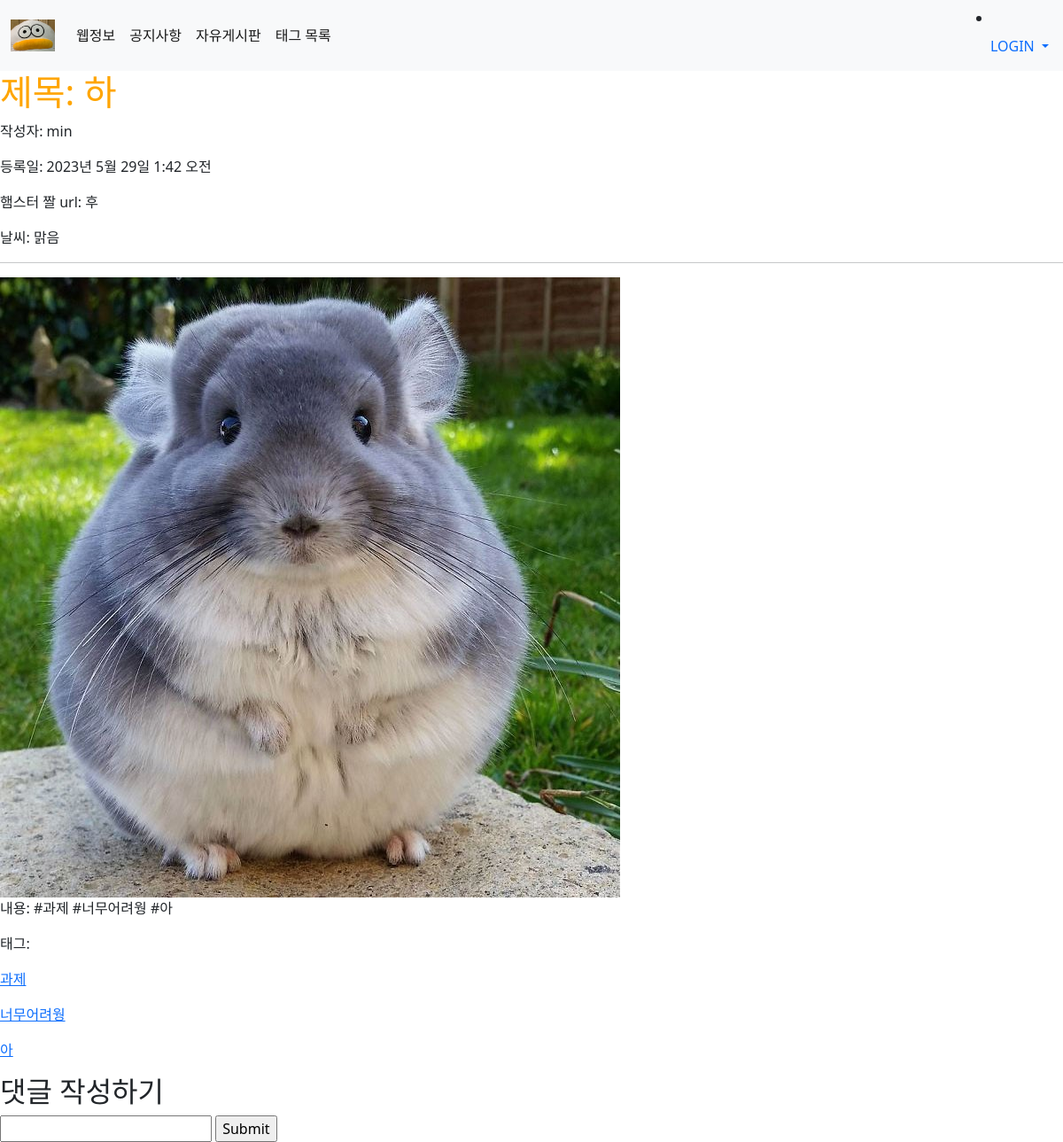
The page /1 on the database its author committed.
### main/models.py (models this page shows, shortened)
class Post(models.Model):
    title = models.CharField(max_length = 200)
    writer = models.ForeignKey(User, on_delete = models.CASCADE)
    pub_date = models.DateTimeField()
    hamster = models.CharField(null=True, max_length = 500)
    weather = models.CharField(null=True, max_length = 50)
    image = models.ImageField(upload_to = 'post/', blank=True, null=True)
    body = models.TextField()
    tags = models.ManyToManyField(Tag, related_name = 'posts', blank = True)

class Tag(models.Model):
    name = models.CharField(max_length = 20, null = False, blank = False)

### main/views.py (the view, shortened to what this page needs)
# urls.py: path('<int:id>', detail, name="detail"),
def detail(request,id):
    post = get_object_or_404(Post, pk=id)
    if request.method == 'GET':
        comments = Comment.objects.filter(post=post)
        return render(request, 'main/detail.html', {
            'post':post,
            'comments':comments,
        })

### main/templates/main/detail.html (shortened to what this page needs)
{% extends 'base.html' %}
{% load static %}
{% block content %}
    <h1>제목: {{post.title}}</h1>
    <p>작성자: {{post.writer}}</p>
    <p>등록일: {{post.pub_date}}</p>
    <p>햄스터 짤 url: {{post.hamster}}</p>
    <p>날씨: {{post.weather}}</p>
    <hr>
    {% if post.image %}
        <img src="{{post.image.url}}" alt="사진">
    {% endif %}
    <p>내용: {{post.body}}</p>
    <p>태그:
        {% for tag in post.tags.all %}
            <p><a href="{% url 'main:tag_posts' tag.pk %}">{{tag.name}}</a></p>
        {% endfor %}
    </p>
    <div class="comment_container">
        <div class="comment_form">
            <h2>댓글 작성하기</h2>
            <form method="POST" action="{% url 'main:detail' post.id %}">
                <input type="text" name="content">
                <input type="submit" name="submit">
            </form>
        </div>
    </div>
{% endblock %}

### min_project/static/css/project.css (style rules this page uses)
h1 { color:orange; font-weight: bold; }

### rows shown on the page
Post: title "하", writer "min", pub_date "2023년 5월 29일 1:42 오전", hamster "후", weather "맑음", image (picture), body "#과제 #너무어려웡 #아"
Tag: name "과제"
Tag: name "너무어려웡"
Tag: name "아"
